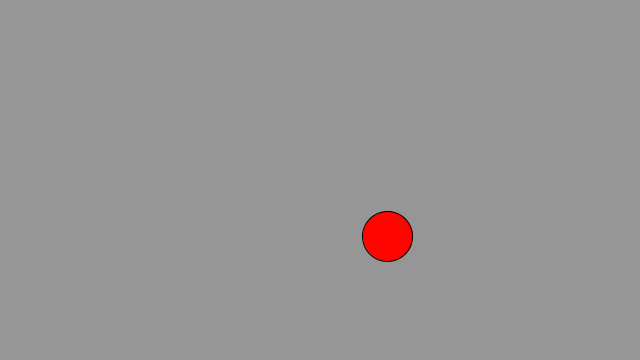
Frame 1 (no input)
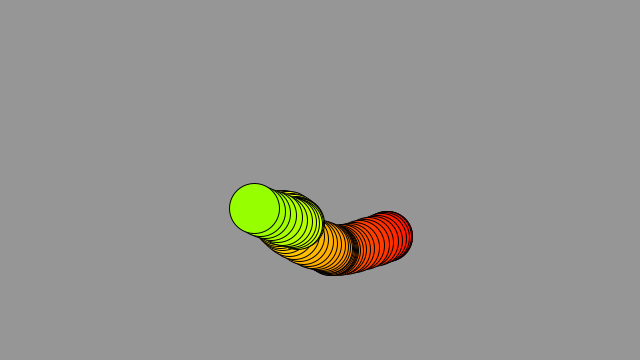
Frame 60 (the mouse pressed at the canvas centre just before this capture)
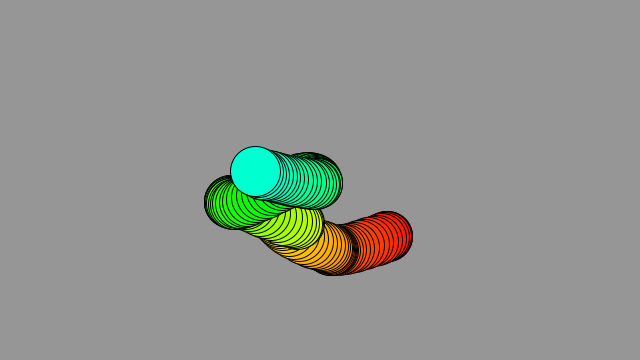
Frame 120 (the mouse held since frame 60 and released just before this capture)

The Processing sketch that drew these frames (run headless with seeded random() and noise(); from frame 60 on, the mouse is pressed at the canvas centre):

// Processing sketch: processing_170799
// ── processing_170799.pde

////////////////////////////////////////////
//  random walker
////////////////////////////////////////////

Walker w;
/////
void setup(){
  size(640,360);
  colorMode(HSB);    //色指定はHSBモード
  w = new Walker();  // オブジェクト w の生成
  background(150);
}
/////
void draw(){
  w.step();          //オブジェクト w に歩かせる
  w.display();       //オブジェクト w に自分を表示してもらう
}
/////
///// クラス定義
class Walker{
  float x;      //状態変数
  float y;      //状態変数
  float tx, ty; //パーリンノイズ用
  float x1, y1;
  Walker(){
    tx = 0;
    ty = 10000;
    x1=50;
    y1=50;
  }
  void display(){ //表示用メソッド
    fill(tx*100%256,255,255);  //色指定
    ellipse(x, y, x1, y1);     //円を描画
  }
  void step(){    //「歩く」メソッド
    x = map(noise(tx), 0, 1, 0, width);  //パーリンノイズ
    y = map(noise(ty), 0, 1, 0, height); //パーリンノイズ
    tx += 0.01;
    ty += 0.01;
  }
}
void mousePressed(){
if( mouseButton == LEFT ) {
   if(
     (mouseX-w.x)*(mouseX-w.x) + (mouseY-w.y)*(mouseY-w.y) <= (w.x1/2)*(w.x1/2)
    ){
   w.x1 += 10;
   w.y1 += 10;
 }
   //左ボタンが押されたときの処理
} else if( mouseButton == CENTER ) {
  if(
    (mouseX-w.x)*(mouseX-w.x) + (mouseY-w.y)*(mouseY-w.y) <= (w.x1/2)*(w.x1/2)
  ){
  w.x1 = 20;
  w.y1 = 20;
  }
  //中央ボタンが押されたときの処理
} else if( mouseButton == RIGHT ) {
  if(
    (mouseX-w.x)*(mouseX-w.x) + (mouseY-w.y)*(mouseY-w.y) <= (w.x1/2)*(w.x1/2)
  ){
  w.x1 -= 20;
  w.y1 -= 20; 
  }
  //右ボタンが押されたときの処理
  }
}
/////
